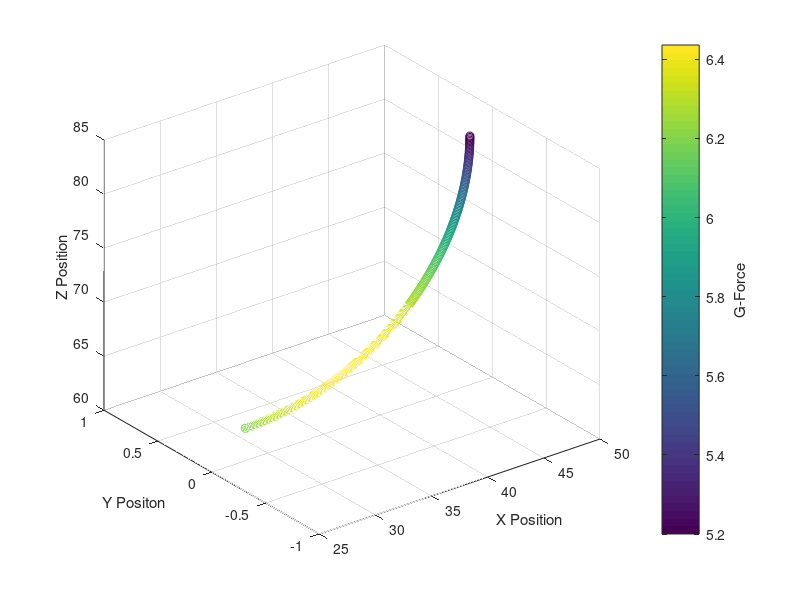
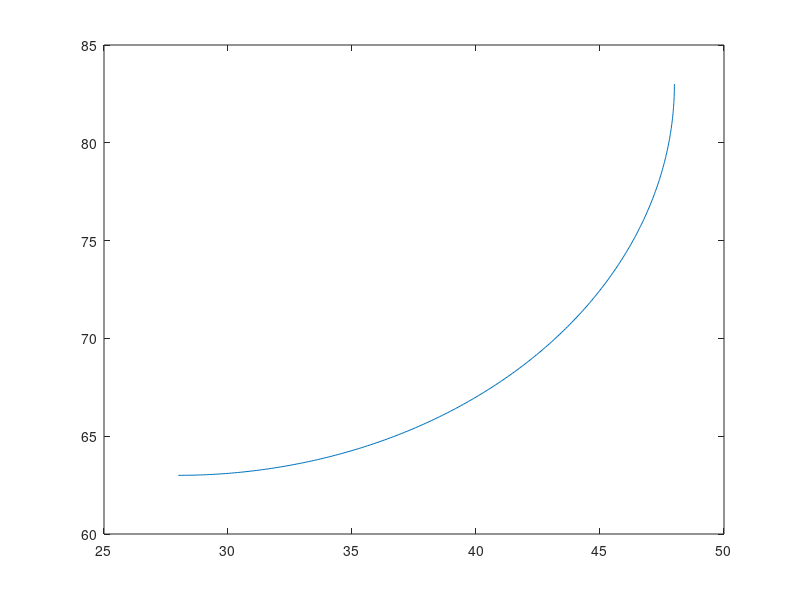

The MATLAB script that drew these images, in order:
clear; close all; clc;

%Constants
g = 9.81;
h0 = 125;

%Inputs
x_start = 28;
z_start = 63;
theta_start = 0;
radius = 20;   


circd = @(radius,deg_ang)  [radius*cosd(deg_ang);  radius*sind(deg_ang)];       % Circle Function For Angles In Degrees

N = 250;
thetaf = 0;
theta_start_corr = theta_start - 90;% Number Of Points In Complete Circle
angle = linspace(theta_start_corr, thetaf, N);                                   % Angle Defining Arc Segment (deg)
                                                % Arc Radius
xz = circd(radius,angle);
x_vals = xz(1,:) + x_start;
z_vals = xz(2,:) + z_start + radius;

theta = angle-90;
v = sqrt(2*g.*(h0-z_vals));
G_force = ((v.^2)./(g.*radius))-sind(theta);


y = zeros(length(z_vals),1);

len_curve = sum(vecnorm(diff( [x_vals(:),z_vals(:)] ),2,2));

% figure();
scatter3(x_vals,y,z_vals,[],G_force)
colormap;
cb = colorbar();
ylabel(cb,'G-Force')
ylabel('Y Positon')
xlabel('X Position')
zlabel('Z Position')



figure()
plot(x_vals, z_vals)
